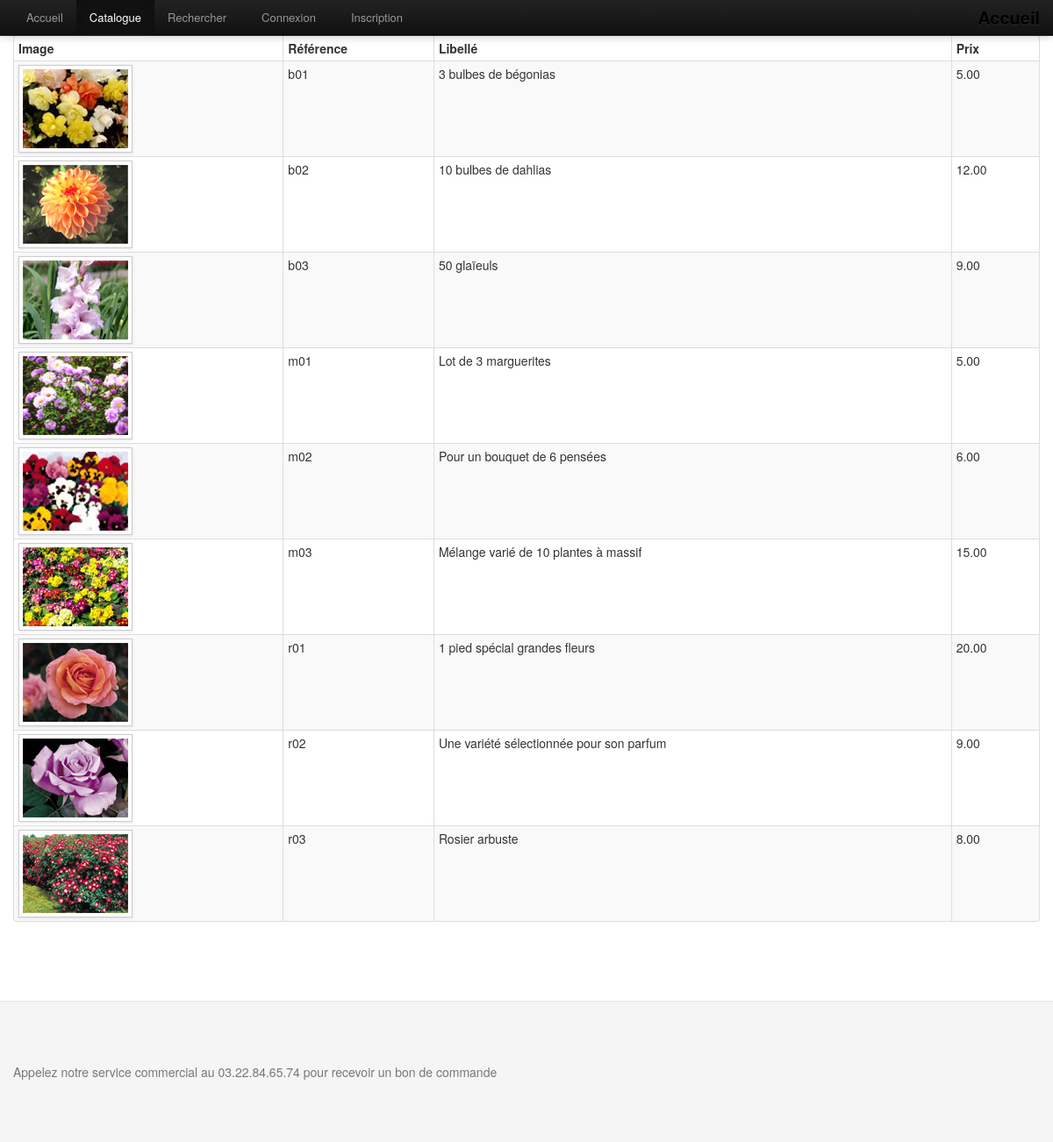
Screenshot of /lister.php with the database file from the repository.
### tables this page shows
CREATE TABLE IF NOT EXISTS `produit` (
  `pdt_ref` char(3) NOT NULL DEFAULT '',
  `pdt_designation` varchar(50) NOT NULL DEFAULT '',
  `pdt_prix` decimal(5,2) NOT NULL DEFAULT '0.00',
  `pdt_image` varchar(50) NOT NULL DEFAULT '',
  `pdt_categorie` char(3) NOT NULL DEFAULT '',
  PRIMARY KEY (`pdt_ref`)
);

### lister.php (called while the page is built, shortened)
<?php
  $repVues = './vues/';
  $lafleur = lister();
  include($repVues."entete.php") ;
  include($repVues."menu.php") ;
  include($repVues."vFleurs.php");
  include($repVues."pied.php") ;
  ?>

### include/_gestionSession.lib.php (called while the page is built, shortened)
<?php
function estConnecte()
{
$ok = false;
return $ok;
}
?>

### include/_bdGestionDonnees.lib.php (called while the page is built, shortened)
<?php
function connecterServeurBD()
{
    $PARAM_hote='localhost';
    $PARAM_port='8889';
    $PARAM_nom_bd='interflora';
    $PARAM_utilisateur='root';
    $PARAM_mot_passe='root';
    $connect = new PDO('mysql:host='.$PARAM_hote.';port='.$PARAM_port.';dbname='.$PARAM_nom_bd, $PARAM_utilisateur, $PARAM_mot_passe);
    return $connect;
}
function lister()
{
    $connexion = connecterServeurBD();
    $requete="select * from produit";
    $jeuResultat=$connexion->query($requete);
    $i = 0;
    $ligne = $jeuResultat->fetch();
    while($ligne)
    {
        $fleur[$i]['image']=$ligne['pdt_image'];
        $fleur[$i]['ref']=$ligne['pdt_ref'];
        $fleur[$i]['designation']=$ligne['pdt_designation'];
        $fleur[$i]['prix']=$ligne['pdt_prix'];
        $ligne=$jeuResultat->fetch();
        $i = $i + 1;
    }
  return $fleur;
}
?>

### vues/vFleurs.php (the view, shortened to what this page needs)
    <div class="navbar navbar-inverse navbar-fixed-top">
      <div class="navbar-inner">
        <div class="container">
          <a class="brand" href="./indexzz.php">Accueil</a>
          <div class="nav-collapse collapse">
            <ul class="nav">
              <li>
                <a href="./index.php">Accueil</a>
              </li>
              <li class="active">
                <a href="lister.php">Catalogue</a>
              </li>
              <li class="nav">
                <a href="rechercher.php">Rechercher</a>
              </li>
              <?php
                $connect= estConnecte() ;
                ?>
              <?php
                if ($connect==false)
                {
                ?>
              <li class="nav">
                <a href="connexion.php" >Connexion</a>
              </li>
              <li class="nav">
                <a href="inscription.php" >Inscription</a>
              </li>
               <?php
               }
                ?>
            </ul>
          </div>
        </div>
      </div>
    </div>
<div class="container">
    <table class="table table-bordered table-striped table-condensed">
      <thead>
        <tr>
          <th>Image</th>
          <th>Référence</th>
          <th>Libellé</th>
          <th>Prix</th>
        </tr>
      </thead>
      <tbody>
<?php
    $i = 0;
    while($i < count($lafleur))
    {
 ?>
        <tr>
            <td align="center"><img class="img-polaroid" src=".\assets\img\<?php echo $lafleur[$i]["image"]?>" /></td>
            <td><?php echo $lafleur[$i]["ref"]?></td>
            <td><?php echo $lafleur[$i]["designation"]?></td>
           <td><?php echo $lafleur[$i]["prix"]?></td>
<?php
        $i = $i + 1;
     }
?>
       </tbody>
     </table>
  </div>

### vues/entete.php (shortened to what this page needs)
<!DOCTYPE html>
<html lang="en">
  <head>
    <link href="assets/css/bootstrap.css" rel="stylesheet">
    <link href="assets/css/bootstrap-responsive.css" rel="stylesheet">
    <link href="assets/css/docs.css" rel="stylesheet">
  </head>
  <body data-spy="scroll" data-target=".bs-docs-sidebar">

### vues/menu.php (shortened to what this page needs)
<div class="navbar navbar-inverse navbar-fixed-top">
  <div class="navbar-inner">
    <div class="container">
      <a class="brand" href="./indexzz.php">Accueil</a>
      <div class="nav-collapse collapse">
        <ul class="nav">
          <li class="active">
            <a href="./index.php">Accueil</a>
          </li>
          <li class="nav">
            <a href="lister.php">Catalogue</a>
          </li>
          <li class="nav">
            <a href="rechercher.php">Rechercher</a>
          </li>
          <?php
            $connect= estConnecte() ;
            ?>
          <?php
            if ($connect==false)
            {
            ?>
          <li class="nav">
            <a href="connexion.php" >Connexion</a>
          </li>
          <li class="nav">
            <a href="inscription.php" >Inscription</a>
          </li>
           <?php
           }
            ?>
        </ul>
      </div>
    </div>
  </div>
</div>

### vues/pied.php (shortened to what this page needs)
    <footer class="footer">
      <div class="container">
      <p > Appelez notre service commercial au 03.22.84.65.74 pour recevoir un bon de commande</p>
      </div>
    </footer>
  </body>
</html>

### assets/css/docs.css (style rules this page uses)
body { position: relative; padding-top: 40px; }
body > .navbar { font-size: 13px; }
body > .navbar .brand { padding-right: 0; padding-left: 0; margin-left: 20px; float: right; font-weight: bold; color: #000; text-shadow: 0 1px 0 rgba(255,255,255,.1), 0 0 30px rgba(255,255,255,.125); -webkit-transition: all .2s linear; -moz-transition: all .2s linear; transition: all .2s linear; }
.footer { padding: 70px 0; margin-top: 70px; border-top: 1px solid #e5e5e5; background-color: #f5f5f5; }
.footer p { margin-bottom: 0; color: #777; }

### rows the page displays
produit: pdt_image (picture), pdt_ref "b01", pdt_designation "3 bulbes de bégonias", pdt_prix "5.00"
produit: pdt_image (picture), pdt_ref "b02", pdt_designation "10 bulbes de dahlias", pdt_prix "12.00"
produit: pdt_image (picture), pdt_ref "b03", pdt_designation "50 glaïeuls", pdt_prix "9.00"
produit: pdt_image (picture), pdt_ref "m01", pdt_designation "Lot de 3 marguerites", pdt_prix "5.00"
produit: pdt_image (picture), pdt_ref "m02", pdt_designation "Pour un bouquet de 6 pensées", pdt_prix "6.00"
produit: pdt_image (picture), pdt_ref "m03", pdt_designation "Mélange varié de 10 plantes à massif", pdt_prix "15.00"
produit: pdt_image (picture), pdt_ref "r01", pdt_designation "1 pied spécial grandes fleurs", pdt_prix "20.00"
produit: pdt_image (picture), pdt_ref "r02", pdt_designation "Une variété sélectionnée pour son parfum", pdt_prix "9.00"
produit: pdt_image (picture), pdt_ref "r03", pdt_designation "Rosier arbuste", pdt_prix "8.00"
